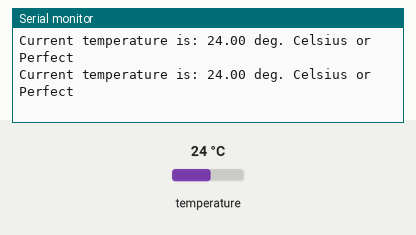
A program run on a simulated ESP8266 (NodeMCU). Shown: the last lines printed to the serial monitor. The test bench sets the inputs (shaded band); at power-on: temperature 24 °C.

Above: at 4.4 s.
4.5 s: temperature set to 12 °C
At 7.2 s:
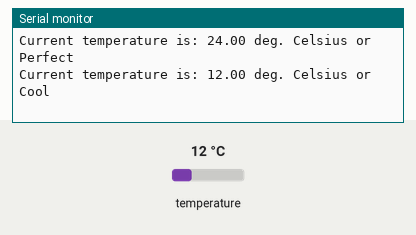
10.6 s: temperature set to 28 °C
At 13.2 s:
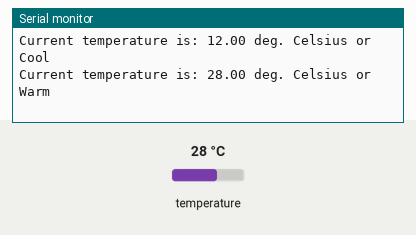
16.2 s: temperature set to 33 °C
At 18.0 s:
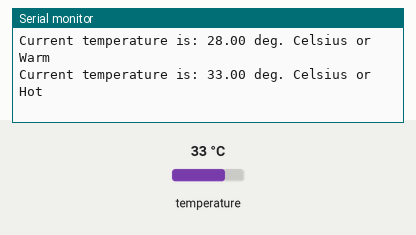
21.8 s: temperature set to 41 °C
At 23.9 s:
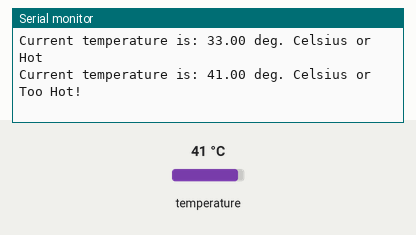
27.4 s: temperature set to 7 °C
At 29.9 s:
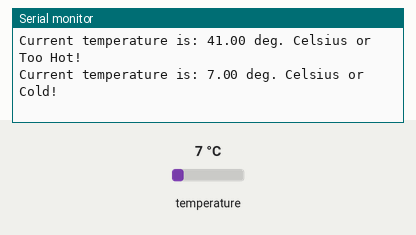

Measured:
- after the input at 4.5 s, the serial monitor: prints a new line after 1.9 s (image 1)
- after the input at 10.6 s, the serial monitor: prints a new line after 1.4 s (image 2)
- after the input at 16.2 s, the serial monitor: prints a new line after 1.4 s (image 3)
- after the input at 21.8 s, the serial monitor: prints a new line after 1.3 s (image 4)
- after the input at 27.4 s, the serial monitor: prints a new line after 1.3 s (image 5)

The program:

main.cpp
```cpp
// I, Robert Zaranek, 001161598 certify that this material is my original work.
// No other person's work has been used without due acknowledgement.

// library for Arduino framework
#include <Arduino.h>
// 1-Wire sensor communication libary
#include <OneWire.h>
// DS18B20 sensor library
#include <DallasTemperature.h>
// Pin that the DS18B20 is connected to
const int oneWireBus = D3;
// Setup a oneWire instance to communicate with any OneWire devices
OneWire oneWire(oneWireBus);
// Pass our oneWire reference to Dallas Temperature sensor
DallasTemperature DS18B20(&oneWire);
// DS18B20 sensor serial address
DeviceAddress sensor;
// Error message printed flag
bool errorMessagePrinted = false;

void setup() {
  // configure the USB serial monitor
  Serial.begin(115200);
  // Start the DS18B20 sensor
  DS18B20.begin();

  if (!DS18B20.getAddress(sensor, 0))
  {
    Serial.println("\n\nNo DS18B20 temperature sensor installed!");
    errorMessagePrinted = true;
  } else {
    Serial.print("\n\nFound DS18B20 sensor with address: ");
    for (uint8_t i = 0; i < 8; i++)
    {
      Serial.print(sensor[i], HEX);
    }
    Serial.println();
  }
}

void loop() {
  if (!errorMessagePrinted && !DS18B20.getAddress(sensor, 0)){
    Serial.println("No DS18B20 temperature sensor installed!");
    errorMessagePrinted = true;
  }

  if (DS18B20.getAddress(sensor, 0))
  {
    errorMessagePrinted = false;
    float fTemp;
    String tempJudgement;
    // ask DS18B20 for the current temperature
    DS18B20.requestTemperatures();
    // fetch the temperature. We only have 1 sensor, so the index is 0.
    fTemp = DS18B20.getTempCByIndex(0);
    // make judgement based on tempurature calculation
    if (fTemp < 10) {
      tempJudgement = "Cold!";
    } else if (fTemp >= 10 && fTemp <= 15) {
      tempJudgement = "Cool";
    } else if (fTemp >= 15 && fTemp <= 25) {
      tempJudgement = "Perfect";
    } else if (fTemp >= 25 && fTemp <= 30) {
      tempJudgement = "Warm";
    } else if (fTemp >= 30 && fTemp <= 35) {
      tempJudgement = "Hot";
    } else if (fTemp > 35) {
      tempJudgement = "Too Hot!";
    }
    // print the temp to the USB serial monitor
    Serial.println("Current temperature is: " + String(fTemp) + " deg. Celsius or " + tempJudgement);
  }
  // wait 2s (2000ms) before doing this again
  delay(2000);
}
```
